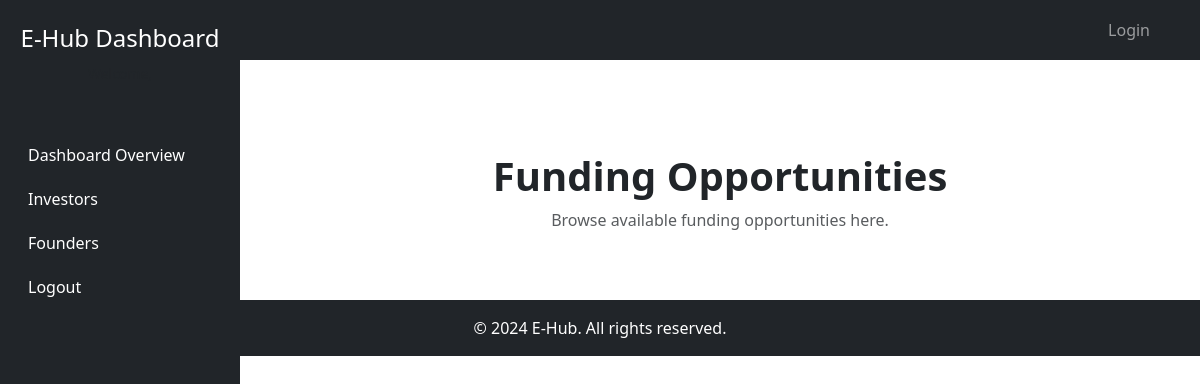
The app's page /funding-opportunities/, older data.
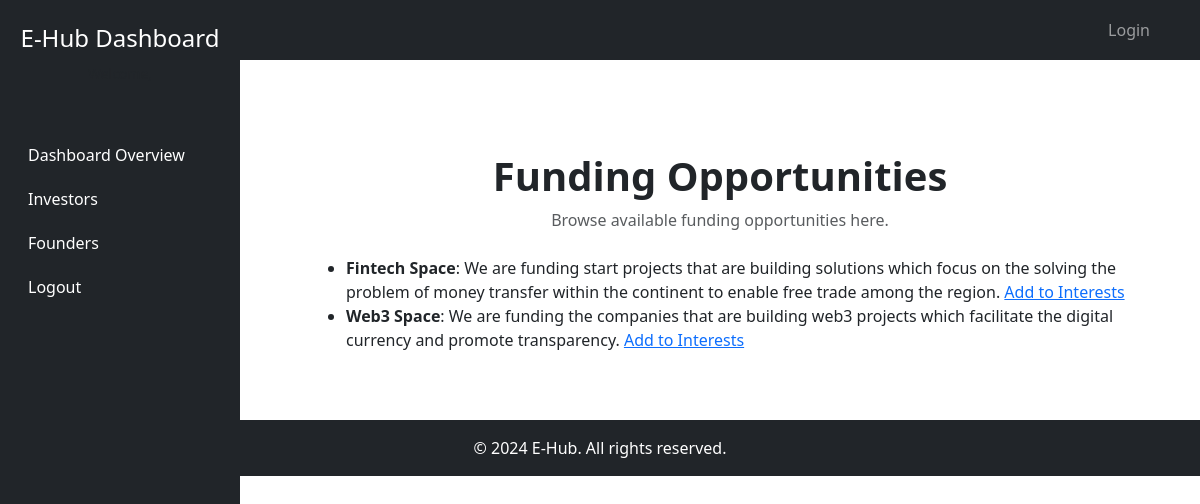
The same page, newer data.
### myapp/models.py (models this page shows, shortened)
class FundingOpportunity(models.Model):
    title = models.CharField(max_length=255)
    description = models.TextField()
    amount_requested = models.DecimalField(max_digits=10, decimal_places=2)

### myapp/views.py (the view)
# urls.py: path('funding-opportunities/', views.ListFundingOpportunitiesView.as_view(), name='list_funding_opportunities'),
class ListFundingOpportunitiesView(ListView):
    model = FundingOpportunity  # Ensure this is the correct model
    template_name = 'funding_opportunities_list.html'  # Ensure this matches the template name
    context_object_name = 'opportunities'

### myapp/templates/funding_opportunities_list.html (shortened to what this page needs)
{% extends "base_generic.html" %}
{% block content %}
<div class="d-flex">
    <nav class="vertical-nav bg-dark text-white" id="sidebar">
        <div class="py-4 px-3 mb-4 text-center">
            <h4 class="text-white">E-Hub Dashboard</h4>
            <small class="text-muted">Welcome, {{ user.username }}</small>
        </div>
        <ul class="nav flex-column">
            <li class="nav-item">
                <a href="{% url 'myapp:dashboard' %}" class="nav-link text-white active">
                     Dashboard Overview
                </a>
            </li>
            <li class="nav-item">
                <a href="{% url 'myapp:investor_list' %}" class="nav-link text-white btn-view-investors">
                     Investors
                </a>
            </li>
            <li class="nav-item">
                <a href="#" class="nav-link text-white btn-view-founders">
                     Founders
                </a>
            </li>
            <li class="nav-item">
                <a href="{% url 'myapp:logout' %}" class="nav-link text-white">
                     Logout
                </a>
            </li>
        </ul>
    </nav>
    <div class="content-wrapper flex-grow-1">
        <div class="container my-5">
            <div class="text-center mb-4">
                <h1 class="fw-bold">Funding Opportunities</h1>
                <p class="text-muted">Browse available funding opportunities here.</p>
            </div>
            <ul>
                {% for opportunity in opportunities %}
                    <li>
                        <strong>{{ opportunity.title }}</strong>: {{ opportunity.description }}
                        <a href="{% url 'myapp:toggle_funding_interest' opportunity.id %}">
                            {% if opportunity in user.investor.funding_opportunities.all %}
                                Remove from Interests
                            {% else %}
                                Add to Interests
                            {% endif %}
                        </a>
                    </li>
                {% endfor %}
            </ul>
        </div>
    </div>
</div>
{% endblock %}

Row changes from the older to the newer data that the page shows:
added FundingOpportunity: title "Fintech Space", description "We are funding start projects that are building solutions which focus on the solving the problem of money transfer within the continent to enable free trade among the region."
added FundingOpportunity: title "Web3 Space", description "We are funding the companies that are building web3 projects which facilitate the digital currency and promote transparency."
